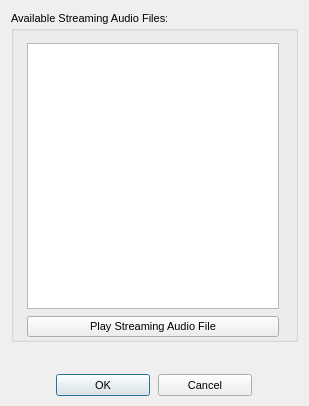
<?xml version="1.0"?>
<ui version="4.0">
  <class>DallasStrmAudioDialog</class>
  <widget class="QDialog" name="IDD_DALLAS_STRM_AUDIO_DIALOG">
    <property name="geometry">
      <rect>
        <x>0</x>
        <y>0</y>
        <width>309</width>
        <height>406</height>
      </rect>
    </property>
    <property name="windowTitle">
      <string>Streaming Audio File Prompt</string>
    </property>
    <property name="font">
      <font>
        <family>Liberation Sans</family>
        <pointsize>8</pointsize>
        <bold>false</bold>
        <italic>false</italic>
      </font>
    </property>
    <property name="enabled">
      <bool>true</bool>
    </property>
    <property name="windowFlags">
      <set>Qt::Dialog|Qt::WindowCloseButtonHint</set>
    </property>
    <property name="minimumSize">
      <size>
        <width>309</width>
        <height>406</height>
      </size>
    </property>
    <property name="maximumSize">
      <size>
        <width>309</width>
        <height>406</height>
      </size>
    </property>
    <widget class="QGroupBox" name="IDC_STATIC">
      <property name="geometry">
        <rect>
          <x>11</x>
          <y>11</y>
          <width>287</width>
          <height>331</height>
        </rect>
      </property>
      <property name="title">
        <string>Available Streaming Audio Files:</string>
      </property>
      <property name="visible">
        <bool>true</bool>
      </property>
      <property name="enabled">
        <bool>true</bool>
      </property>
      <property name="flat">
        <bool>false</bool>
      </property>
      <widget class="QListWidget" name="IDC_STRM_AUDIO_LIST">
        <property name="geometry">
          <rect>
            <x>16</x>
            <y>32</y>
            <width>252</width>
            <height>266</height>
          </rect>
        </property>
        <property name="visible">
          <bool>true</bool>
        </property>
        <property name="enabled">
          <bool>true</bool>
        </property>
        <property name="selectionMode">
          <enum>QAbstractItemView::SingleSelection</enum>
        </property>
      </widget>
      <widget class="QPushButton" name="IDC_PLAY_STRM_AUDIO_BUTTON">
        <property name="geometry">
          <rect>
            <x>16</x>
            <y>305</y>
            <width>252</width>
            <height>21</height>
          </rect>
        </property>
        <property name="text">
          <string>Play Streaming Audio File</string>
        </property>
        <property name="visible">
          <bool>true</bool>
        </property>
        <property name="enabled">
          <bool>true</bool>
        </property>
        <property name="default">
          <bool>false</bool>
        </property>
        <property name="autoDefault">
          <bool>false</bool>
        </property>
      </widget>
    </widget>
    <widget class="QPushButton" name="IDOK">
      <property name="geometry">
        <rect>
          <x>56</x>
          <y>374</y>
          <width>94</width>
          <height>22</height>
        </rect>
      </property>
      <property name="text">
        <string>OK</string>
      </property>
      <property name="visible">
        <bool>true</bool>
      </property>
      <property name="enabled">
        <bool>true</bool>
      </property>
      <property name="default">
        <bool>true</bool>
      </property>
      <property name="autoDefault">
        <bool>true</bool>
      </property>
    </widget>
    <widget class="QPushButton" name="IDCANCEL">
      <property name="geometry">
        <rect>
          <x>158</x>
          <y>374</y>
          <width>94</width>
          <height>22</height>
        </rect>
      </property>
      <property name="text">
        <string>Cancel</string>
      </property>
      <property name="visible">
        <bool>true</bool>
      </property>
      <property name="enabled">
        <bool>true</bool>
      </property>
      <property name="default">
        <bool>false</bool>
      </property>
      <property name="autoDefault">
        <bool>false</bool>
      </property>
    </widget>
    <action name="IDD_ORPHANHUNTER">
      <property name="text">
        <string>Orphan Hunter</string>
      </property>
    </action>
    <action name="IDD_REORDER_PAGES">
      <property name="text">
        <string>Reorder Net Pages</string>
      </property>
    </action>
    <action name="IDD_SHOW_ALL_CHECKED_OUT">
      <property name="text">
        <string>Show All Pages Checked Out</string>
      </property>
    </action>
    <action name="IDM_IMPORT_BITMAP">
      <property name="text">
        <string>Bitmap/Animation Converter...</string>
      </property>
    </action>
    <action name="ID_APP_ABOUT">
      <property name="text">
        <string>&amp;About editor...</string>
      </property>
    </action>
    <action name="ID_APP_EXIT">
      <property name="text">
        <string>E&amp;xit</string>
      </property>
      <property name="shortcut">
        <string>Alt+X</string>
      </property>
    </action>
    <action name="ID_BRIEFING_EDITOR">
      <property name="text">
        <string>Briefing Editor...</string>
      </property>
    </action>
    <action name="ID_BUTTON_LIGHTING">
      <property name="text">
        <string>ID_BUTTON_LIGHTING</string>
      </property>
    </action>
    <action name="ID_BUTTON_OUTLINE">
      <property name="text">
        <string>ID_BUTTON_OUTLINE</string>
      </property>
    </action>
    <action name="ID_BUTTON_WINDOWSELECTION">
      <property name="text">
        <string>ID_BUTTON_WINDOWSELECTION</string>
      </property>
    </action>
    <action name="ID_D3HELP">
      <property name="text">
        <string>Help on D3 Editor</string>
      </property>
    </action>
    <action name="ID_EDITORS_AIPROPERTIES">
      <property name="text">
        <string>AI Properties...</string>
      </property>
    </action>
    <action name="ID_EDITORS_AMBIENTSOUNDS">
      <property name="text">
        <string>Ambient Sounds...</string>
      </property>
    </action>
    <action name="ID_EDITORS_DALLAS">
      <property name="text">
        <string>Dallas Graphical Script Editor...</string>
      </property>
    </action>
    <action name="ID_EDITORS_FILES">
      <property name="text">
        <string>Files...</string>
      </property>
    </action>
    <action name="ID_EDITORS_MEGACELLS">
      <property name="text">
        <string>Megacells...</string>
      </property>
    </action>
    <action name="ID_EDIT_ADDSELECT">
      <property name="text">
        <string>Add Current Room to Selected List</string>
      </property>
    </action>
    <action name="ID_EDIT_ATTACH">
      <property name="text">
        <string>&amp;Attach</string>
      </property>
    </action>
    <action name="ID_EDIT_CLEARSELECTED">
      <property name="text">
        <string>Clear Selected List</string>
      </property>
    </action>
    <action name="ID_EDIT_COPY">
      <property name="text">
        <string>&amp;Copy</string>
      </property>
      <property name="shortcut">
        <string>Ctrl+Ins</string>
      </property>
    </action>
    <action name="ID_EDIT_CUT">
      <property name="text">
        <string>Cu&amp;t</string>
      </property>
      <property name="shortcut">
        <string>Shift+Del</string>
      </property>
    </action>
    <action name="ID_EDIT_DELETE">
      <property name="text">
        <string>&amp;Delete</string>
      </property>
    </action>
    <action name="ID_EDIT_LOADSCRAP">
      <property name="text">
        <string>Load Scrap from Disk</string>
      </property>
    </action>
    <action name="ID_EDIT_PASTE">
      <property name="text">
        <string>&amp;Paste</string>
      </property>
      <property name="shortcut">
        <string>Shift+Ins</string>
      </property>
    </action>
    <action name="ID_EDIT_PLACE">
      <property name="text">
        <string>&amp;Place in Mine</string>
      </property>
    </action>
    <action name="ID_EDIT_PLACE_TERRAIN">
      <property name="text">
        <string>&amp;Place on Terrain</string>
      </property>
    </action>
    <action name="ID_EDIT_REMOVESELECT">
      <property name="text">
        <string>Remove Current Room from Selected List</string>
      </property>
    </action>
    <action name="ID_EDIT_SAVESCRAP">
      <property name="text">
        <string>Save Scrap to Disk</string>
      </property>
    </action>
    <action name="ID_EDIT_SELECTATTACHED">
      <property name="text">
        <string>Select All Rooms Attached to Current Room</string>
      </property>
    </action>
    <action name="ID_EDIT_UNDO">
      <property name="text">
        <string>&amp;Undo</string>
      </property>
      <property name="shortcut">
        <string>Alt+Backspace</string>
      </property>
    </action>
    <action name="ID_FILE_AUTOSAVE">
      <property name="text">
        <string>Autosave</string>
      </property>
      <property name="checkable">
        <bool>true</bool>
      </property>
    </action>
    <action name="ID_FILE_CHECKMINE">
      <property name="text">
        <string>&amp;Check Mine</string>
      </property>
    </action>
    <action name="ID_FILE_FIXCRACKS">
      <property name="text">
        <string>Fix Level Cracks</string>
      </property>
    </action>
    <action name="ID_FILE_FIXDEGENERATEFACES">
      <property name="text">
        <string>Fix/Remove Degenerate Faces</string>
      </property>
    </action>
    <action name="ID_FILE_IMPORT_ROOM">
      <property name="text">
        <string>Import 3DSMax Room</string>
      </property>
    </action>
    <action name="ID_FILE_INFORMATION">
      <property name="text">
        <string>&amp;Information</string>
      </property>
      <property name="shortcut">
        <string>Alt+I</string>
      </property>
    </action>
    <action name="ID_FILE_LEAVE_EDITOR">
      <property name="text">
        <string>Go to main menu...</string>
      </property>
    </action>
    <action name="ID_FILE_LEVELPROPS">
      <property name="text">
        <string>Set Selected Room(s) Properties</string>
      </property>
    </action>
    <action name="ID_FILE_LEVEL_INFO">
      <property name="text">
        <string>Edit Level Info...</string>
      </property>
    </action>
    <action name="ID_FILE_MRU_FILE1">
      <property name="text">
        <string>Recent File</string>
      </property>
      <property name="enabled">
        <bool>false</bool>
      </property>
    </action>
    <action name="ID_FILE_NEW">
      <property name="text">
        <string>&amp;New</string>
      </property>
      <property name="shortcut">
        <string>Ctrl+N</string>
      </property>
    </action>
    <action name="ID_FILE_OPEN">
      <property name="text">
        <string>&amp;Open...</string>
      </property>
      <property name="shortcut">
        <string>Ctrl+O</string>
      </property>
    </action>
    <action name="ID_FILE_PLAY640X480">
      <property name="text">
        <string>&amp;Play in 640 x 480</string>
      </property>
      <property name="shortcut">
        <string>Alt+P</string>
      </property>
    </action>
    <action name="ID_FILE_PREFERENCES">
      <property name="text">
        <string>Preferences</string>
      </property>
    </action>
    <action name="ID_FILE_PRINT">
      <property name="text">
        <string>&amp;Print...</string>
      </property>
      <property name="shortcut">
        <string>Ctrl+P</string>
      </property>
    </action>
    <action name="ID_FILE_PRINT_PREVIEW">
      <property name="text">
        <string>Print Pre&amp;view</string>
      </property>
    </action>
    <action name="ID_FILE_PRINT_SETUP">
      <property name="text">
        <string>P&amp;rint Setup...</string>
      </property>
    </action>
    <action name="ID_FILE_REMOVEDUPLICATEFACESFROMCURRENTROOM">
      <property name="text">
        <string>Remove Duplicate Faces from Current Room</string>
      </property>
    </action>
    <action name="ID_FILE_REMOVEEXTRAPOINTS">
      <property name="text">
        <string>Remove Extra Points</string>
      </property>
    </action>
    <action name="ID_FILE_RESTOREGAMESTATE">
      <property name="text">
        <string>Restore Gamestate</string>
      </property>
    </action>
    <action name="ID_FILE_SAVE">
      <property name="text">
        <string>&amp;Save</string>
      </property>
      <property name="shortcut">
        <string>Ctrl+S</string>
      </property>
    </action>
    <action name="ID_FILE_SAVEGOALTEXT">
      <property name="text">
        <string>Save Goal Text to File</string>
      </property>
    </action>
    <action name="ID_FILE_SAVE_AS">
      <property name="text">
        <string>Save &amp;As...</string>
      </property>
    </action>
    <action name="ID_FILE_SAVE_COPY_AS">
      <property name="text">
        <string>Save Copy &amp;As...</string>
      </property>
    </action>
    <action name="ID_FILE_STATS">
      <property name="text">
        <string>Show Level Stats</string>
      </property>
    </action>
    <action name="ID_FILE_UPDATE">
      <property name="text">
        <string>&amp;Update</string>
      </property>
      <property name="shortcut">
        <string>Ctrl+S</string>
      </property>
    </action>
    <action name="ID_FILE_VERIFY_LEVEL">
      <property name="text">
        <string>Verify Level</string>
      </property>
    </action>
    <action name="ID_HOTSPOT_TGA">
      <property name="text">
        <string>HotSpot TGA Extractor...</string>
      </property>
    </action>
    <action name="ID_MINE_VIEW">
      <property name="text">
        <string>Mine View</string>
      </property>
      <property name="shortcut">
        <string>F2</string>
      </property>
    </action>
    <action name="ID_OBJBUTTON">
      <property name="text">
        <string>ID_OBJBUTTON</string>
      </property>
    </action>
    <action name="ID_OBJECT_DELETEOBJECT">
      <property name="text">
        <string>Delete Object</string>
      </property>
      <property name="shortcut">
        <string>Del</string>
      </property>
    </action>
    <action name="ID_OBJECT_MOVEPLAYER">
      <property name="text">
        <string>Move Player 0 to Viewer</string>
      </property>
    </action>
    <action name="ID_OBJECT_PLACECAMERAATCURRENTFACE">
      <property name="text">
        <string>Create New Camera at Current Face</string>
      </property>
    </action>
    <action name="ID_OBJECT_PLACECAMERAATVIEWER">
      <property name="text">
        <string>Create New Camera at Viewer</string>
      </property>
    </action>
    <action name="ID_OBJECT_PLACEOBJECT">
      <property name="text">
        <string>Place Object</string>
      </property>
      <property name="shortcut">
        <string>Ins</string>
      </property>
    </action>
    <action name="ID_OBJECT_PLACESOUNDSOURCEATVIEWER">
      <property name="text">
        <string>Create SoundSource at Viewer</string>
      </property>
    </action>
    <action name="ID_OBJECT_PLACEWAYPOINTATVIEWER">
      <property name="text">
        <string>Place Waypoint at Viewer</string>
      </property>
    </action>
    <action name="ID_OBJECT_SELECTBYNUMBER">
      <property name="text">
        <string>Select Object By Number</string>
      </property>
    </action>
    <action name="ID_OBJECT_SETCAMERAFROMVIEWER">
      <property name="text">
        <string>Move Camera to Viewer</string>
      </property>
    </action>
    <action name="ID_OBJECT_SETVIEWERFROMCAMERA">
      <property name="text">
        <string>Move Viewer to Camera</string>
      </property>
    </action>
    <action name="ID_OSIRISCOMPILE">
      <property name="text">
        <string>ID_OSIRISCOMPILE</string>
      </property>
    </action>
    <action name="ID_REINIT_OPENGL">
      <property name="text">
        <string>ID_REINIT_OPENGL</string>
      </property>
    </action>
    <action name="ID_ROOM_ADD">
      <property name="text">
        <string>&amp;Add Room at Current Face</string>
      </property>
      <property name="shortcut">
        <string>Shift+A</string>
      </property>
    </action>
    <action name="ID_ROOM_ADDVERTTONEWFACE">
      <property name="text">
        <string>Add Vert to New Face</string>
      </property>
      <property name="shortcut">
        <string>Shift+V</string>
      </property>
    </action>
    <action name="ID_ROOM_ATTACHROOM">
      <property name="text">
        <string>Attach Room</string>
      </property>
    </action>
    <action name="ID_ROOM_BUILDBRIDGE">
      <property name="text">
        <string>&amp;Build Bridge</string>
      </property>
    </action>
    <action name="ID_ROOM_BUILDSMOOTHBRIDGE">
      <property name="text">
        <string>Build Smooth Bridge</string>
      </property>
      <property name="shortcut">
        <string>Ctrl+B</string>
      </property>
    </action>
    <action name="ID_ROOM_CLEARCENTERPOINT">
      <property name="text">
        <string>Clear Center Point</string>
      </property>
    </action>
    <action name="ID_ROOM_COMBINE">
      <property name="text">
        <string>Combine Rooms</string>
      </property>
    </action>
    <action name="ID_ROOM_DELETE">
      <property name="text">
        <string>Delete Current Room</string>
      </property>
    </action>
    <action name="ID_ROOM_DELETECONNECTEDFACES">
      <property name="text">
        <string>Delete Connected Faces</string>
      </property>
    </action>
    <action name="ID_ROOM_DELETEFACE">
      <property name="text">
        <string>Delete Current Face</string>
      </property>
    </action>
    <action name="ID_ROOM_DELETEPORTAL">
      <property name="text">
        <string>Delete Current Portal</string>
      </property>
    </action>
    <action name="ID_ROOM_DELETEVERT">
      <property name="text">
        <string>Delete Current Vert From Face</string>
      </property>
    </action>
    <action name="ID_ROOM_DROPROOM">
      <property name="text">
        <string>Drop Room</string>
      </property>
    </action>
    <action name="ID_ROOM_FACE_ADDVERTTOEDGE">
      <property name="text">
        <string>Add Vert To Edge</string>
      </property>
    </action>
    <action name="ID_ROOM_FACE_DELETEVERTONEDGE">
      <property name="text">
        <string>Delete Vert on Edge</string>
      </property>
    </action>
    <action name="ID_ROOM_FACE_MOVEVERTONEDGE">
      <property name="text">
        <string>Move Vert on Edge</string>
      </property>
    </action>
    <action name="ID_ROOM_FACE_SPLITFACE">
      <property name="text">
        <string>Split Face</string>
      </property>
    </action>
    <action name="ID_ROOM_FINISHNEWFACE">
      <property name="text">
        <string>Add Last Point to New Face (Finish Face)</string>
      </property>
    </action>
    <action name="ID_ROOM_GRABTEXTURE">
      <property name="text">
        <string>Grab Texture</string>
      </property>
      <property name="shortcut">
        <string>G</string>
      </property>
    </action>
    <action name="ID_ROOM_JOINROOMS">
      <property name="text">
        <string>Join Rooms</string>
      </property>
    </action>
    <action name="ID_ROOM_JOINROOMSEXACT">
      <property name="text">
        <string>Join Rooms Exact</string>
      </property>
    </action>
    <action name="ID_ROOM_JOIN_ADJACENT_FACES">
      <property name="text">
        <string>Join Adjacent Faces</string>
      </property>
    </action>
    <action name="ID_ROOM_LINKTONEWEXTERNAL">
      <property name="text">
        <string>Link Room to New External Room</string>
      </property>
    </action>
    <action name="ID_ROOM_MARK">
      <property name="text">
        <string>&amp;Mark Room/Face</string>
      </property>
      <property name="shortcut">
        <string>Ctrl+M</string>
      </property>
    </action>
    <action name="ID_ROOM_MERGEOBJECTINTOROOM">
      <property name="text">
        <string>Merge Object into Room</string>
      </property>
    </action>
    <action name="ID_ROOM_NEXTFACE">
      <property name="text">
        <string>Next Face</string>
      </property>
      <property name="shortcut">
        <string>F</string>
      </property>
    </action>
    <action name="ID_ROOM_PLACEROOM">
      <property name="text">
        <string>Place Room at Current Room</string>
      </property>
    </action>
    <action name="ID_ROOM_PLACETERRAINROOM">
      <property name="text">
        <string>Place Room at Current Terrain Cell</string>
      </property>
    </action>
    <action name="ID_ROOM_PREVIOUSFACE">
      <property name="text">
        <string>Previous Face</string>
      </property>
      <property name="shortcut">
        <string>Shift+F</string>
      </property>
    </action>
    <action name="ID_ROOM_PROPAGATETOADJACENTCOPLANARFACES">
      <property name="text">
        <string>Propagate to Adjacent Coplanar Faces</string>
      </property>
      <property name="shortcut">
        <string>Ctrl+F</string>
      </property>
    </action>
    <action name="ID_ROOM_PROPAGATETOALL">
      <property name="text">
        <string>Propagate to All Faces in Room</string>
      </property>
      <property name="shortcut">
        <string>Shift+R</string>
      </property>
    </action>
    <action name="ID_ROOM_RENAMEROOM">
      <property name="text">
        <string>Rename Room</string>
      </property>
      <property name="shortcut">
        <string>Ctrl+R</string>
      </property>
    </action>
    <action name="ID_ROOM_ROTATEPLACEDROOM45DEGREES">
      <property name="text">
        <string>Rotate Placed Room 45 Degrees</string>
      </property>
    </action>
    <action name="ID_ROOM_SAVECURRENTROOM">
      <property name="text">
        <string>Save Current Room</string>
      </property>
    </action>
    <action name="ID_ROOM_SELECTBYNUMBER">
      <property name="text">
        <string>Select Room by Number</string>
      </property>
    </action>
    <action name="ID_ROOM_SELECTFACEBYNUMBER">
      <property name="text">
        <string>Select Face by Number</string>
      </property>
    </action>
    <action name="ID_ROOM_SETCENTERFROMVIEWER">
      <property name="text">
        <string>Set Room Center from Viewer</string>
      </property>
    </action>
    <action name="ID_ROOM_SNAPPLACEDROOM">
      <property name="text">
        <string>Snap Placed Room</string>
      </property>
    </action>
    <action name="ID_ROOM_SNAPPOINTTOEDGE">
      <property name="text">
        <string>Snap Point to Edge</string>
      </property>
    </action>
    <action name="ID_ROOM_SNAPPOINTTOFACE">
      <property name="text">
        <string>Snap Point to Face</string>
      </property>
    </action>
    <action name="ID_ROOM_SNAPPOINTTOPOINT">
      <property name="text">
        <string>Snap Point to Point</string>
      </property>
    </action>
    <action name="ID_ROOM_SPLITFACE">
      <property name="text">
        <string>Triangulate face</string>
      </property>
    </action>
    <action name="ID_ROOM_STARTNEWFACE">
      <property name="text">
        <string>Add First Point to New Face (Start Face)</string>
      </property>
    </action>
    <action name="ID_ROOM_SWAPMAKEDANDCURRENTROOMFACE">
      <property name="text">
        <string>Swap Marked and Current Room/Face</string>
      </property>
    </action>
    <action name="ID_ROOM_UNDOSNAP">
      <property name="text">
        <string>Undo Snap</string>
      </property>
    </action>
    <action name="ID_ROOM_UNPLACEROOM">
      <property name="text">
        <string>Un-place Room/Group/Door</string>
      </property>
    </action>
    <action name="ID_ROOM_VIEW">
      <property name="text">
        <string>Room View</string>
      </property>
      <property name="shortcut">
        <string>F4</string>
      </property>
    </action>
    <action name="ID_SCRIPT_LEVEL_INTERFACE">
      <property name="text">
        <string>Levels and Scripts...</string>
      </property>
    </action>
    <action name="ID_SUBEDITORS_FONT">
      <property name="text">
        <string>Font Editor...</string>
      </property>
    </action>
    <action name="ID_SUBEDITORS_HOGMAKER">
      <property name="text">
        <string>Hog Maker...</string>
      </property>
    </action>
    <action name="ID_SUBEDITORS_TABLEFILEEDIT">
      <property name="text">
        <string>Table File Text Editor...</string>
      </property>
    </action>
    <action name="ID_SUBEDITORS_TABLEFILEFILTER">
      <property name="text">
        <string>Table File Filter...</string>
      </property>
    </action>
    <action name="ID_TABLEEDIT_FILE_EXIT">
      <property name="text">
        <string>&amp;Exit</string>
      </property>
    </action>
    <action name="ID_TABLEEDIT_FILE_LOAD">
      <property name="text">
        <string>&amp;Load...</string>
      </property>
    </action>
    <action name="ID_TABLEEDIT_FILE_SAVE">
      <property name="text">
        <string>&amp;Save</string>
      </property>
    </action>
    <action name="ID_TABLEEDIT_FILE_SAVE_AS">
      <property name="text">
        <string>S&amp;ave as...</string>
      </property>
    </action>
    <action name="ID_TABLEFILTER_FILE_EXIT">
      <property name="text">
        <string>Exit</string>
      </property>
    </action>
    <action name="ID_TABLEFILTER_FILE_LOAD">
      <property name="text">
        <string>Load...</string>
      </property>
    </action>
    <action name="ID_TABLEFILTER_FILE_NEW">
      <property name="text">
        <string>New</string>
      </property>
    </action>
    <action name="ID_TABLEFILTER_FILE_SAVE">
      <property name="text">
        <string>Save</string>
      </property>
    </action>
    <action name="ID_TABLEFILTER_FILE_SAVEAS">
      <property name="text">
        <string>Save as...</string>
      </property>
    </action>
    <action name="ID_TERRAIN_VIEW">
      <property name="text">
        <string>Terrain View</string>
      </property>
      <property name="shortcut">
        <string>F3</string>
      </property>
    </action>
    <action name="ID_TEST_TEST1">
      <property name="text">
        <string>Test function 1</string>
      </property>
    </action>
    <action name="ID_TEST_TEST2">
      <property name="text">
        <string>Test function 2</string>
      </property>
    </action>
    <action name="ID_TEST_TEST3">
      <property name="text">
        <string>Test function 3</string>
      </property>
    </action>
    <action name="ID_TOOLS_WORLD_OBJECTS_BUILDINGS">
      <property name="text">
        <string>Buildings...</string>
      </property>
    </action>
    <action name="ID_TOOLS_WORLD_OBJECTS_CLUTTER">
      <property name="text">
        <string>Clutter...</string>
      </property>
    </action>
    <action name="ID_TOOLS_WORLD_OBJECTS_DOOR">
      <property name="text">
        <string>Doors...</string>
      </property>
    </action>
    <action name="ID_TOOLS_WORLD_OBJECTS_LIGHTS">
      <property name="text">
        <string>Lights...</string>
      </property>
    </action>
    <action name="ID_TOOLS_WORLD_OBJECTS_PLAYER">
      <property name="text">
        <string>Player Ships...</string>
      </property>
    </action>
    <action name="ID_TOOLS_WORLD_OBJECTS_POWERUPS">
      <property name="text">
        <string>Powerups...</string>
      </property>
    </action>
    <action name="ID_TOOLS_WORLD_OBJECTS_ROBOTS">
      <property name="text">
        <string>Robots...</string>
      </property>
    </action>
    <action name="ID_TOOLS_WORLD_OBJECTS_SOUND">
      <property name="text">
        <string>Sounds...</string>
      </property>
    </action>
    <action name="ID_TOOLS_WORLD_TEXTURES">
      <property name="text">
        <string>Textures...</string>
      </property>
    </action>
    <action name="ID_TOOLS_WORLD_WEAPONS">
      <property name="text">
        <string>Weapons...</string>
      </property>
    </action>
    <action name="ID_VIEW_CENTERONCUBE">
      <property name="text">
        <string>Center on Current &amp;Room</string>
      </property>
      <property name="shortcut">
        <string>Home</string>
      </property>
    </action>
    <action name="ID_VIEW_CENTERONMINE">
      <property name="text">
        <string>Center on &amp;Mine Origin</string>
      </property>
    </action>
    <action name="ID_VIEW_CENTERONOBJECT">
      <property name="text">
        <string>Center on Current &amp;Object</string>
      </property>
    </action>
    <action name="ID_VIEW_DELETEVIEWER">
      <property name="text">
        <string>Delete Viewer</string>
      </property>
    </action>
    <action name="ID_VIEW_FLIP">
      <property name="text">
        <string>Flip Viewer</string>
      </property>
      <property name="shortcut">
        <string>/</string>
      </property>
    </action>
    <action name="ID_VIEW_KEYPAD_TOGGLE">
      <property name="text">
        <string>Keypad</string>
      </property>
      <property name="shortcut">
        <string>F10</string>
      </property>
    </action>
    <action name="ID_VIEW_MOVECAMERATOCURRENTOBJECT">
      <property name="text">
        <string>Move camera to Current Object</string>
      </property>
    </action>
    <action name="ID_VIEW_MOVECAMERATOSELECTEDFACE">
      <property name="text">
        <string>Move camera to &amp;Current Face</string>
      </property>
      <property name="shortcut">
        <string>Shift+C</string>
      </property>
    </action>
    <action name="ID_VIEW_MOVECAMERATOSELECTEDROOM">
      <property name="text">
        <string>Move camera to &amp;Current Room</string>
      </property>
      <property name="shortcut">
        <string>C</string>
      </property>
    </action>
    <action name="ID_VIEW_NEWVIEWER">
      <property name="text">
        <string>New Viewer</string>
      </property>
    </action>
    <action name="ID_VIEW_NEXTVIEWER">
      <property name="text">
        <string>Next Viewer</string>
      </property>
    </action>
    <action name="ID_VIEW_RESETVIEWRADIUS">
      <property name="text">
        <string>Reset View Radius</string>
      </property>
    </action>
    <action name="ID_VIEW_SHOWOBJECTSINWIREFRAMEVIEW">
      <property name="text">
        <string>Show objects in Wireframe view</string>
      </property>
    </action>
    <action name="ID_VIEW_SHOWVIEWERFORWARDVECTOR">
      <property name="text">
        <string>Show Viewer Forward Vector</string>
      </property>
    </action>
    <action name="ID_VIEW_STATUS_BAR">
      <property name="text">
        <string>&amp;Status Bar</string>
      </property>
    </action>
    <action name="ID_VIEW_TEXTUREMINE">
      <property name="text">
        <string>Te&amp;xtured view</string>
      </property>
    </action>
    <action name="ID_VIEW_TOOLBAR">
      <property name="text">
        <string>&amp;Toolbar</string>
      </property>
    </action>
    <action name="ID_VIEW_VIEWPROP">
      <property name="text">
        <string>Display Viewer Properties</string>
      </property>
    </action>
    <action name="ID_VIEW_WIREFRAMEMINE">
      <property name="text">
        <string>&amp;Wireframe view</string>
      </property>
    </action>
    <action name="ID_WINDOW_CASCADE">
      <property name="text">
        <string>&amp;Cascade</string>
      </property>
    </action>
    <action name="ID_WINDOW_TILE">
      <property name="text">
        <string>&amp;Tile</string>
      </property>
    </action>
    <action name="ID_ZBUTTON">
      <property name="text">
        <string>ID_ZBUTTON</string>
      </property>
    </action>
  </widget>
</ui>
